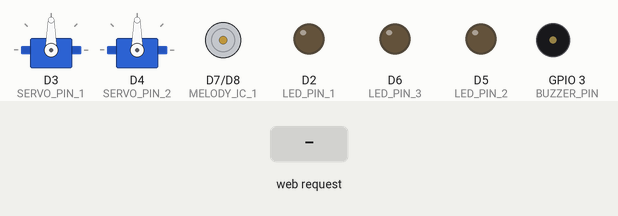
This sketch was run on a simulated ESP8266 (NodeMCU). Shown: 2 × servo, motor-driver pin pairs drawn as motors (green arrow = first pin HIGH = forward, orange = second pin HIGH = backward, longer = more drive), output pins drawn as LEDs (lit = HIGH), buzzer (waves = sounding). The test bench sets the inputs (shaded band). WiFi joins after 1.5 s; servers stay silent unless stated; what the sketch prints to the serial monitor is not drawn.

Above: at 3.2 s.
3.3 s: HTTP request GET /start_melody1 received
At 4.3 s:
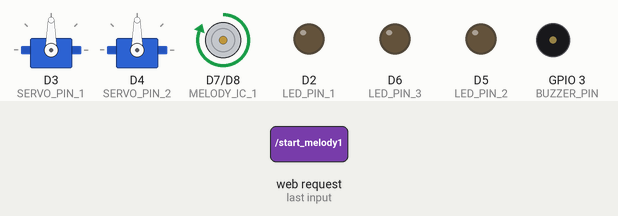
4.8 s: HTTP request GET /start_melody2 received
At 5.5 s:
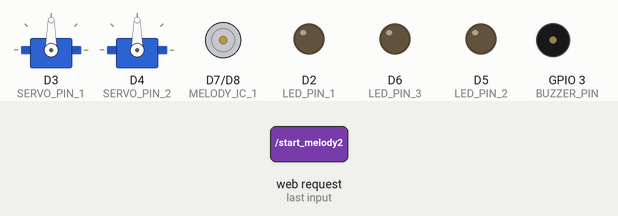
6.3 s: HTTP request GET /stop_melody1 received
At 6.6 s:
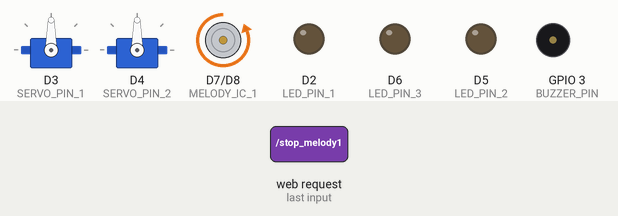
7.8 s: HTTP request GET /play_buzzer received
At 8.05 s:
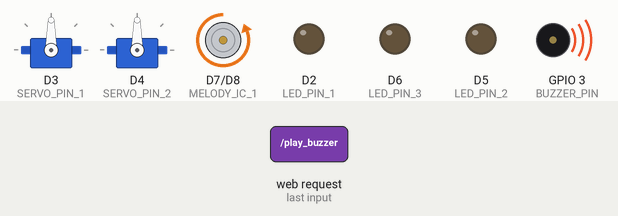
9.8 s: HTTP request GET /move_servo?angle1=red received
At 10.5 s:
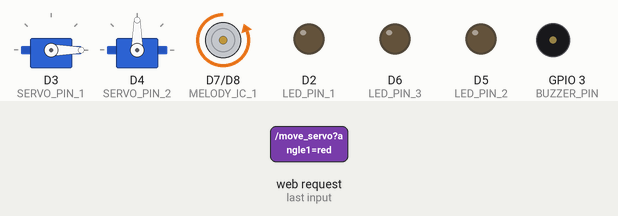
11.3 s: HTTP request GET /stop_melody2 received
At 11.6 s:
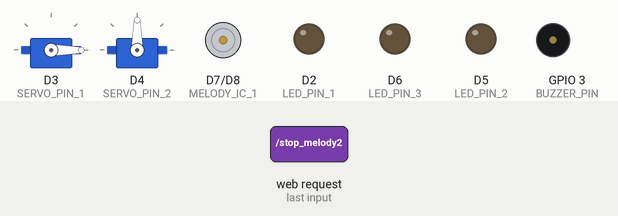
Timing chart, 0 to 13.8 s (numbered marks = the images above; inputs shaded):
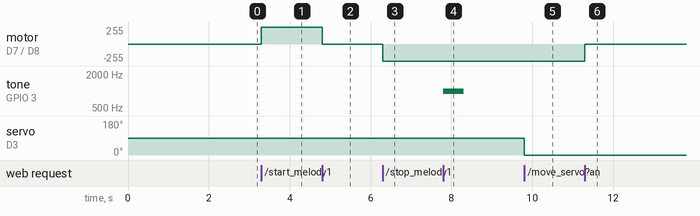

Measured:
- after the input at 3.3 s, motor on D7 (MELODY_IC_1) / D8 (MELODY_IC_2): stopped → forward 255/255 at once
- after the input at 4.8 s, motor on D7 (MELODY_IC_1) / D8 (MELODY_IC_2): forward 255/255 → stopped at once
- after the input at 6.3 s, motor on D7 (MELODY_IC_1) / D8 (MELODY_IC_2): stopped → backward 255/255 at once
- after the input at 7.8 s, tone on GPIO 3 (BUZZER_PIN): silent → 1000 Hz at once, → silent 0.50 s later
- after the input at 9.8 s, servo on D3 (SERVO_PIN_1): 90° → 0° at once
- after the input at 11.3 s, motor on D7 (MELODY_IC_1) / D8 (MELODY_IC_2): backward 255/255 → stopped at once

The sketch:

ESP8266.ino
```cpp
#include <Servo.h>
#include <ESP8266WiFi.h>
#include <ESP8266WebServer.h>

const char *ssid = "YOUR_SSID";      // Wi-Fi 이름
const char *password = "YOUR_PASSWORD";  // Wi-Fi 비밀번호

Servo servo1;
Servo servo2;

// 핀 정의
#define TRIG_PIN D0  // 거리 센서 Trig
#define ECHO_PIN D1  // 거리 센서 Echo

#define LED_PIN_1 D2  // LED 빨강
#define LED_PIN_2 D5  // LED 노랑
#define LED_PIN_3 D6  // LED 초록

#define SERVO_PIN_1 D3  // 서보 모터 1
#define SERVO_PIN_2 D4  // 서보 모터 2

#define MELODY_IC_1 D7  // 멜로디 IC 1 (딩동)
#define MELODY_IC_2 D8  // 멜로디 IC 2 (엘리제를 위하여)

#define BUZZER_PIN D9  // 부저

ESP8266WebServer server(80);

void setup() {
  Serial.begin(115200);

  WiFi.begin(ssid, password);

  int attempts = 0;
  while (WiFi.status() != WL_CONNECTED) {
    delay(1000);
    Serial.print("Connecting to WiFi");
    Serial.println(attempts);
    attempts++;
    if (attempts > 20) {
      Serial.println("Failed to connect to WiFi. Restarting...");
      ESP.restart();
    }
  }

  Serial.println("Connected to WiFi");
  Serial.print("IP Address: ");
  Serial.println(WiFi.localIP());

  pinMode(TRIG_PIN, OUTPUT);
  pinMode(ECHO_PIN, INPUT);

  pinMode(LED_PIN_1, OUTPUT);
  pinMode(LED_PIN_2, OUTPUT);
  pinMode(LED_PIN_3, OUTPUT);

  pinMode(MELODY_IC_1, OUTPUT);
  pinMode(MELODY_IC_2, OUTPUT);

  pinMode(BUZZER_PIN, OUTPUT);

  servo1.attach(SERVO_PIN_1);
  servo2.attach(SERVO_PIN_2);

  server.on("/distance", HTTP_GET, handleDistance);
  server.on("/move_servo", handleMoveServo);
  server.on("/control_led", handleControlLED);
  server.on("/start_melody1", handleStartMelody1);
  server.on("/stop_melody1", handleStopMelody1);
  server.on("/start_melody2", handleStartMelody2);
  server.on("/stop_melody2", handleStopMelody2);
  server.on("/play_buzzer", handlePlayBuzzer);

  server.begin();
}

void handleDistance() {
  long duration, distance;
  digitalWrite(TRIG_PIN, LOW);
  delayMicroseconds(2);
  digitalWrite(TRIG_PIN, HIGH);
  delayMicroseconds(10);
  digitalWrite(TRIG_PIN, LOW);

  duration = pulseIn(ECHO_PIN, HIGH);
  distance = duration * 0.034 / 2;

  Serial.print("Distance: ");
  Serial.print(distance);
  Serial.println(" cm");

  server.send(200, "text/plain", String(distance));
}

void handleMoveServo() {
  if (server.hasArg("angle1")) {
    int angle1 = server.arg("angle1").toInt();
    servo1.write(angle1);
  }

  if (server.hasArg("angle2")) {
    int angle2 = server.arg("angle2").toInt();
    servo2.write(angle2);
  }

  if (server.hasArg("angle1") || server.hasArg("angle2")) {
    server.send(200, "text/plain", "Servo(s) moved");
  } else {
    server.send(400, "text/plain", "Invalid request");
  }
}


void handleControlLED() {
    if (server.hasArg("color") && server.hasArg("state")) {
        String color = server.arg("color");
        String state = server.arg("state");

        int pins[3];
        int pinCount = 0;

        if (color == "red") {
            pins[0] = LED_PIN_1;
            pinCount = 1;
        } else if (color == "yellow") {
            pins[0] = LED_PIN_2;
            pinCount = 1;
        } else if (color == "green") {
            pins[0] = LED_PIN_3;
            pinCount = 1;
        } else if (color == "all") {
            pins[0] = LED_PIN_1;
            pins[1] = LED_PIN_2;
            pins[2] = LED_PIN_3;
            pinCount = 3;
        } else {
            server.send(400, "text/plain", "Invalid color");
            return;
        }

        if (state == "blink") {
            for (int j = 0; j < 3; j++) {
                for (int i = 0; i < pinCount; i++) {
                    digitalWrite(pins[i], HIGH);
                }
                delay(500);

                for (int i = 0; i < pinCount; i++) {
                    digitalWrite(pins[i], LOW);
                }
                delay(500);
            }
        } else {
            for (int i = 0; i < pinCount; i++) {
                digitalWrite(pins[i], state == "on" ? HIGH : LOW);
            }
        }

        server.send(200, "text/plain", "LED state changed");
    } else {
        server.send(400, "text/plain", "Invalid request");
    }
}


void handleStartMelody1() {
  server.send(200, "text/plain", "Melody 1 started");
  digitalWrite(MELODY_IC_1, HIGH);
}

void handleStopMelody1() {
  server.send(200, "text/plain", "Melody 1 stopped");
  digitalWrite(MELODY_IC_1, LOW);
}

void handleStartMelody2() {
  server.send(200, "text/plain", "Melody 2 started");
  digitalWrite(MELODY_IC_2, HIGH);
}

void handleStopMelody2() {
  server.send(200, "text/plain", "Melody 2 stopped");
  digitalWrite(MELODY_IC_2, LOW);
}


void handlePlayBuzzer() {
    tone(BUZZER_PIN, 1000);
    delay(500);
    noTone(BUZZER_PIN);

  server.send(200, "text/plain", "Buzzer played");
}

void loop() {
    server.handleClient();
}
```
